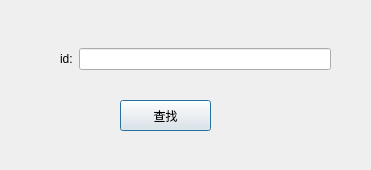
<?xml version="1.0" encoding="UTF-8"?>
<ui version="4.0">
 <class>CreateGroupDialog</class>
 <widget class="QDialog" name="CreateGroupDialog">
  <property name="geometry">
   <rect>
    <x>0</x>
    <y>0</y>
    <width>371</width>
    <height>170</height>
   </rect>
  </property>
  <property name="windowTitle">
   <string>Dialog</string>
  </property>
  <widget class="QWidget" name="widget" native="true">
   <property name="geometry">
    <rect>
     <x>60</x>
     <y>40</y>
     <width>271</width>
     <height>38</height>
    </rect>
   </property>
   <layout class="QHBoxLayout" name="horizontalLayout">
    <item>
     <widget class="QLabel" name="label">
      <property name="text">
       <string>id:</string>
      </property>
     </widget>
    </item>
    <item>
     <widget class="QLineEdit" name="idEdit">
      <property name="maxLength">
       <number>16</number>
      </property>
     </widget>
    </item>
   </layout>
  </widget>
  <widget class="QPushButton" name="submitButton">
   <property name="geometry">
    <rect>
     <x>120</x>
     <y>100</y>
     <width>91</width>
     <height>31</height>
    </rect>
   </property>
   <property name="text">
    <string>查找</string>
   </property>
  </widget>
 </widget>
 <resources/>
 <connections/>
</ui>
